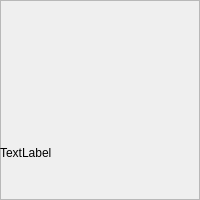
<?xml version="1.0" encoding="UTF-8"?>
<ui version="4.0">
 <class>FilterContainer</class>
 <widget class="QFrame" name="FilterContainer">
  <property name="geometry">
   <rect>
    <x>0</x>
    <y>0</y>
    <width>200</width>
    <height>200</height>
   </rect>
  </property>
  <property name="sizePolicy">
   <sizepolicy hsizetype="Ignored" vsizetype="Ignored">
    <horstretch>0</horstretch>
    <verstretch>0</verstretch>
   </sizepolicy>
  </property>
  <property name="windowTitle">
   <string>Frame</string>
  </property>
  <property name="frameShape">
   <enum>QFrame::StyledPanel</enum>
  </property>
  <property name="frameShadow">
   <enum>QFrame::Raised</enum>
  </property>
  <widget class="QWidget" name="verticalLayoutWidget">
   <property name="geometry">
    <rect>
     <x>0</x>
     <y>0</y>
     <width>202</width>
     <height>201</height>
    </rect>
   </property>
   <layout class="QVBoxLayout" name="verticalLayout">
    <item>
     <widget class="QLabel" name="filterPng">
      <property name="sizePolicy">
       <sizepolicy hsizetype="Ignored" vsizetype="Ignored">
        <horstretch>0</horstretch>
        <verstretch>0</verstretch>
       </sizepolicy>
      </property>
      <property name="minimumSize">
       <size>
        <width>200</width>
        <height>150</height>
       </size>
      </property>
      <property name="maximumSize">
       <size>
        <width>200</width>
        <height>150</height>
       </size>
      </property>
      <property name="text">
       <string/>
      </property>
      <property name="pixmap">
       <pixmap resource="../resources.qrc">:/filterIcons/Picture/Filter_icons/blur_filter.png</pixmap>
      </property>
      <property name="scaledContents">
       <bool>true</bool>
      </property>
     </widget>
    </item>
    <item>
     <widget class="QLabel" name="filterName">
      <property name="text">
       <string>TextLabel</string>
      </property>
     </widget>
    </item>
   </layout>
  </widget>
 </widget>
 <resources>
  <include location="../resources.qrc"/>
 </resources>
 <connections/>
</ui>
